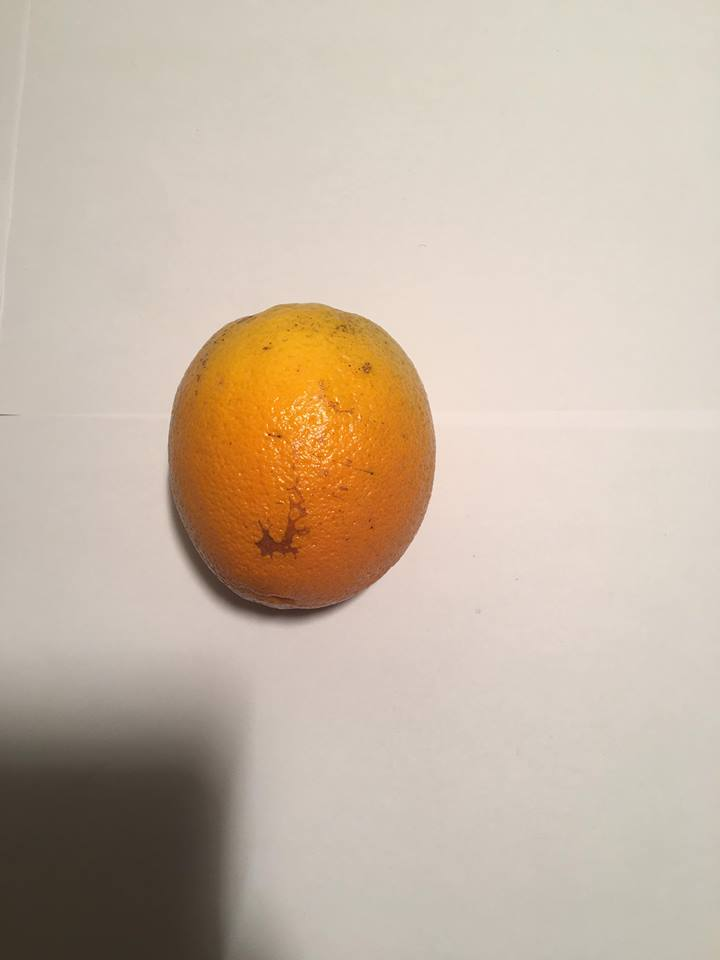
#> input picture photos_images/orange1.jpg, 720 x 960 px
$ jupyter execute colors_notebook.ipynb   (older library calls are emulated)
#> lines starting #> are read from the running program, lines starting #| are printed output that depends on the picture; after the words box and inside, x2 and y2 are one past the last pixel; in counts of white or black regions, pixels touching at a corner belong together
[cell 1]
import cv2
import numpy as np
from matplotlib import pyplot as plt

#from IPython.core.interactiveshell import InteractiveShell
#InteractiveShell.ast_node_interactivity = "all"

[cell 2]
#read image
img = cv2.imread('../photos_images/orange1.jpg')
#> img is the input picture: shape (960, 720, 3); mean B, G, R 166.4, 182.9, 199.3
img = cv2.cvtColor(img, cv2.COLOR_BGR2RGB)
plt.imshow(img)

[cell 3]
#show histogram to see which treshold we should select
hist = plt.hist(img.ravel(), 256, [0,256])
plt.show(hist)
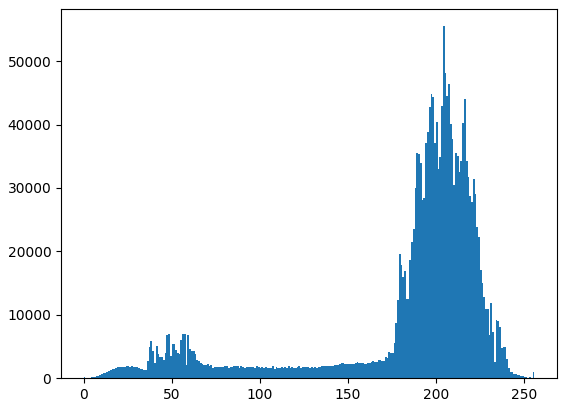
#> figure drawn by matplotlib, 1 panel; tallest bar 55501 high, from x = 204 to 205

[cell 4]
#converting image to graysclae
gray = cv2.cvtColor(img, cv2.COLOR_BGR2GRAY)
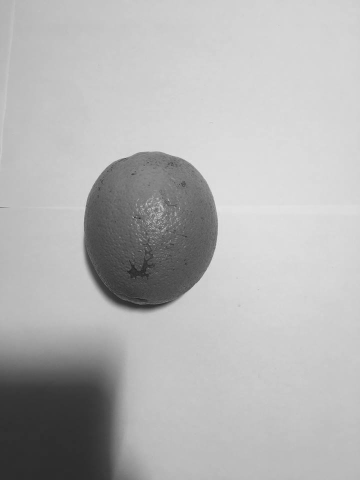
#> gray: shape (960, 720) (shown at 1/2 size); min 27, max 234, mean 179.8
gray = cv2.bilateralFilter(gray, 11, 17, 17)

[cell 5]
#finding image edges and enhancing them
edged = cv2.Canny(gray, 50, 100)
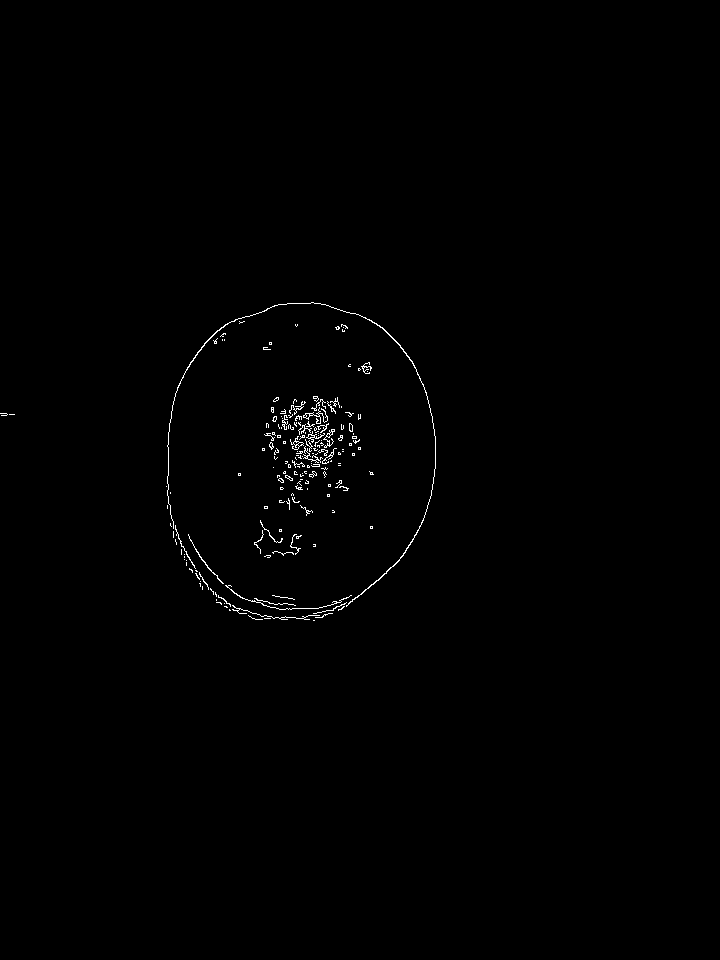
#> edged: shape (960, 720); 0.51% white in thin lines or dots, all inside (x1, y1, x2, y2) = (0, 302, 436, 621)
kernel = cv2.getStructuringElement(cv2.MORPH_RECT, (7, 10))
dilated = cv2.dilate(edged, kernel)
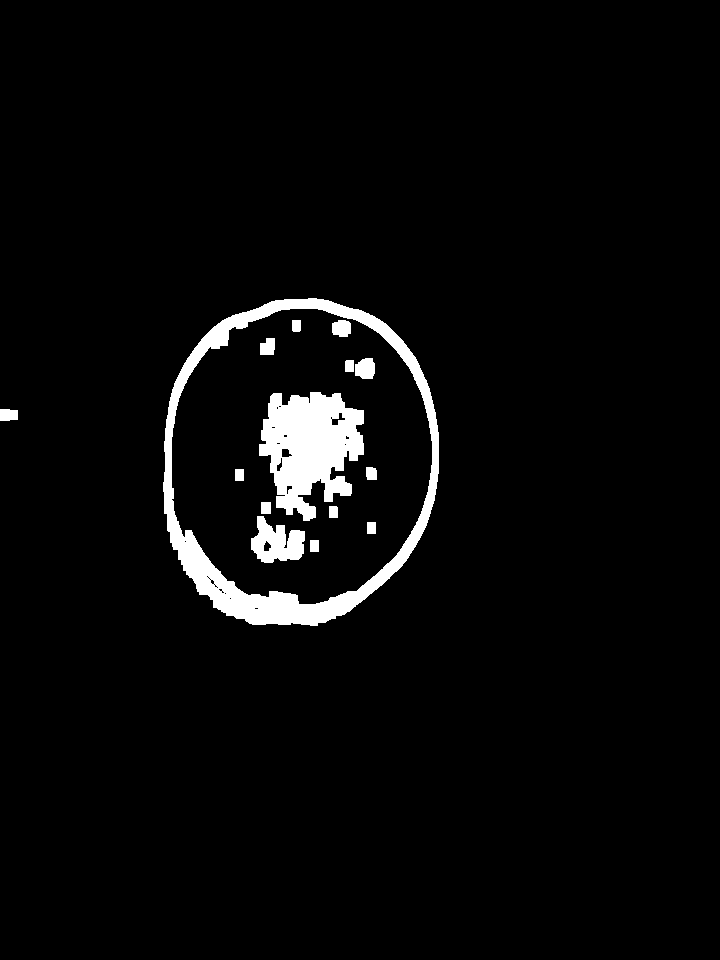
#> dilated: shape (960, 720); 3.7% white; 15 white regions

[cell 6]
#show image with edges
plt.imshow(edged)

[cell 7]
#show image with enhanced edges
plt.imshow(dilated)

[cell 8]
#get enhanced image contours
_, cnts, _ = cv2.findContours(dilated.copy(), cv2.RETR_EXTERNAL, cv2.CHAIN_APPROX_SIMPLE)
#> cnts = 2 contours; box (x1, y1, x2, y2) and area: (163, 298, 439, 626) 72798, (0, 409, 18, 421) 172

[cell 9]
mask = np.zeros_like(img)

[cell 10]
#insert fruit area of original image onto a new image with black background

#creating new black image same size as the original
out = np.zeros_like(img)

#selecting all the pixels from mask that are white and replace them with those same
#pixels from the original image (that correspond to the pixels of the fruit)
out[mask==255] = img[mask==255]
#> out: shape (960, 720, 3); every value is 0

cv2.fillPoly(mask, pts = cnts, color = (255,255,255))
#> mask: shape (960, 720, 3); 10.6% white; 2 white regions, box (x1, y1, x2, y2) and area: (163, 298, 439, 626) 73259, (0, 409, 18, 421) 200

[cell 11]
#show the mask we created
plt.imshow(mask)

[cell 12]
#put back all 3 color dimensions on the mask
img2 = img.copy()
mask[:,:,1] = mask[:,:,0]
mask[:,:,2] = mask[:,:,0]
img2[mask!=255] = 0
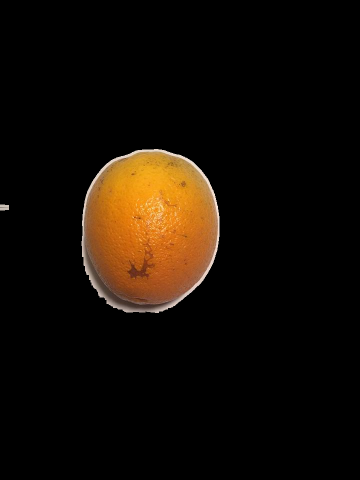
#> img2: shape (960, 720, 3) (shown at 1/2 size); mean R, G, B 20.3, 12.7, 5
plt.imshow(img2)

[cell 13]
#get all the rgb values for the mask
r = img2[:,:,0]
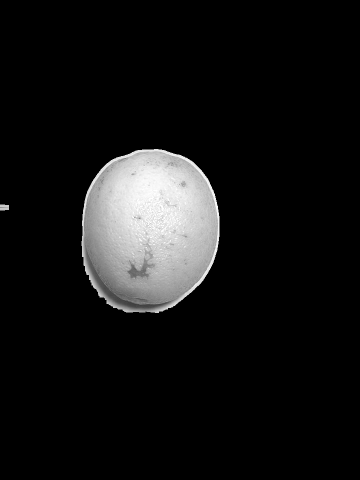
#> r: shape (960, 720) (shown at 1/2 size); min 0, max 255, mean 20.3
g = img2[:,:,1]
b = img2[:,:,2]
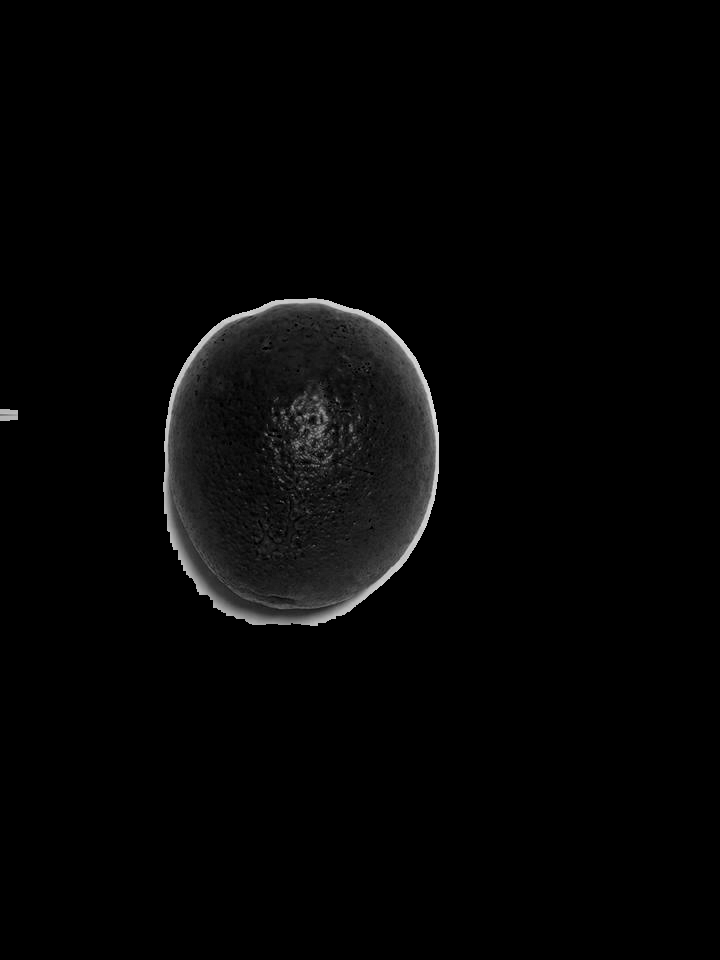
#> b: shape (960, 720); min 0, max 222, mean 5

[cell 14]
#filter all the rgb values for the mask to eliminate the ones that are 0 (black)
r = r[r!=0]
g = g[g!=0]
b = b[b!=0]

[cell 15]
#find color by calculating the mean of each color component
[int(r.mean()), int(g.mean()), int(b.mean())]
#> Out = [190, 119, 47]

$ run again, with photos_images/orange11.jpg copied over photos_images/orange1.jpg
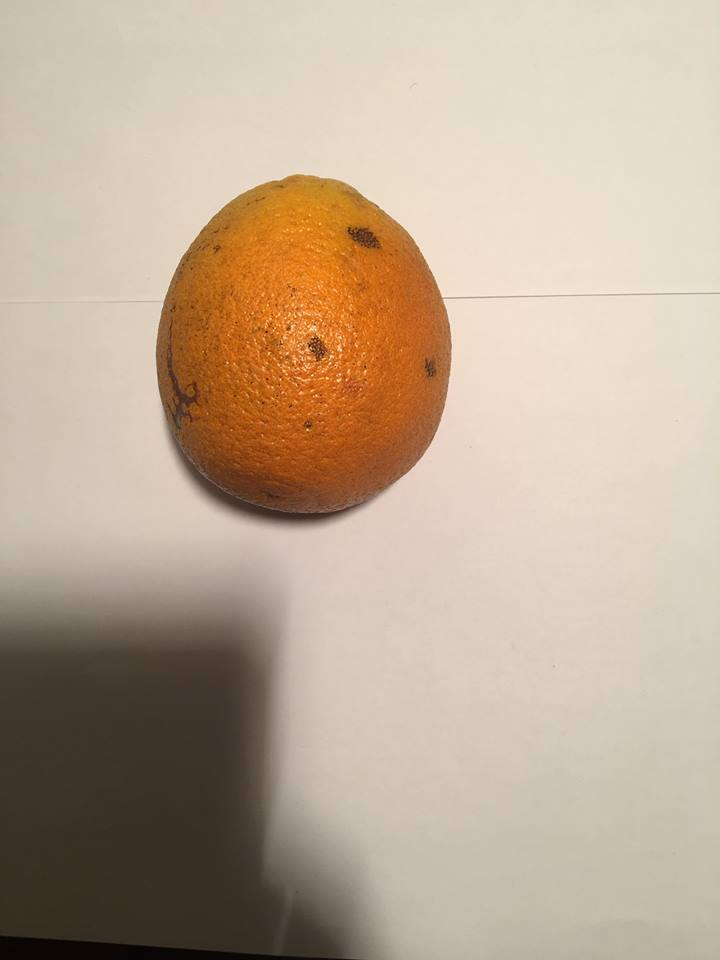
#> input picture photos_images/orange11.jpg, 720 x 960 px
#> img is the input picture: shape (960, 720, 3); mean B, G, R 149.7, 170.2, 189.6
#> `edged = cv2.Canny(gray, 50, 100)`:
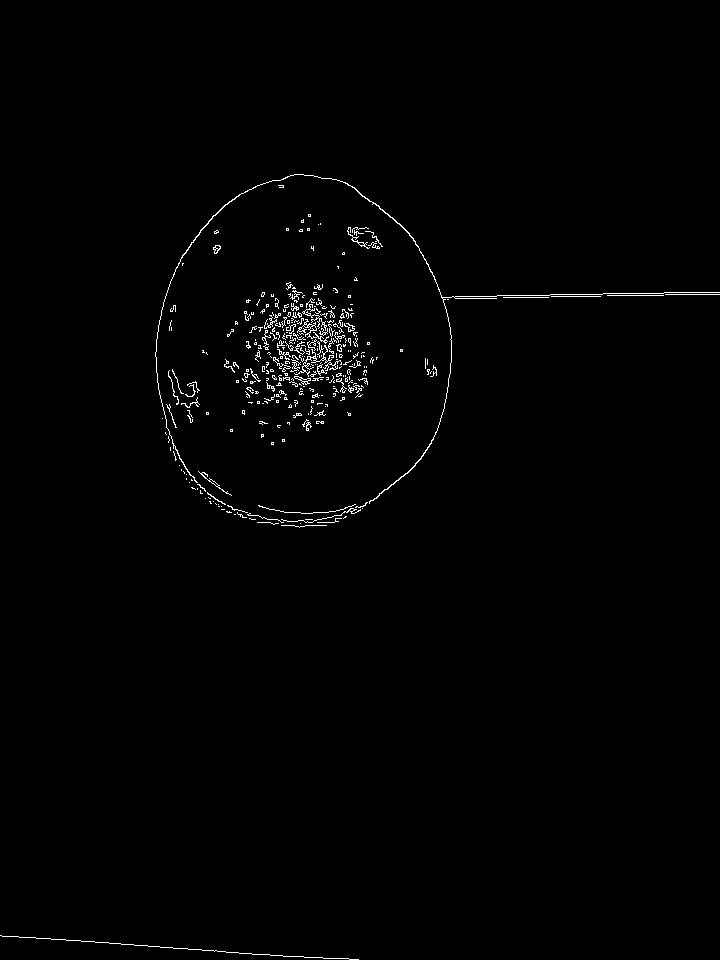
#> edged: shape (960, 720); 0.93% white in thin lines or dots, all inside (x1, y1, x2, y2) = (0, 174, 720, 960)
#> dilated: shape (960, 720); 6.1% white; 21 white regions
#> cnts = 2 contours; box (x1, y1, x2, y2) and area: (152, 170, 720, 533) 89080, (0, 931, 362, 960) 3101
#> out: shape (960, 720, 3); every value is 0
#> mask: shape (960, 720, 3); 13.5% white; 2 white regions, box (x1, y1, x2, y2) and area: (152, 170, 720, 533) 89853, (0, 931, 362, 960) 3470
#> `b = img2[:,:,2]`:
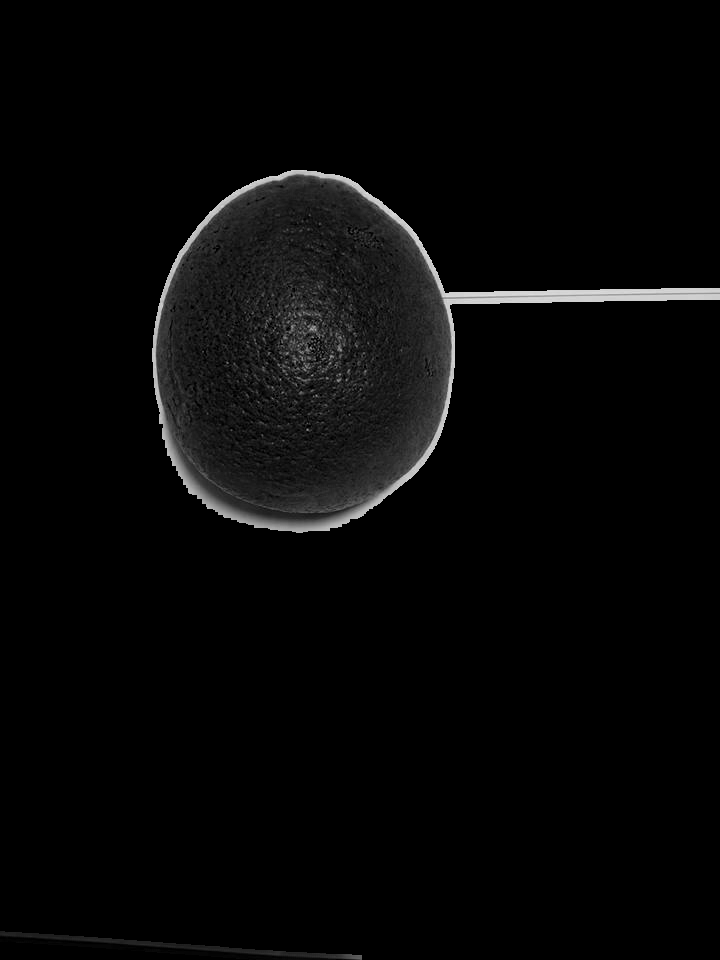
#> b: shape (960, 720); min 0, max 222, mean 6.7
#> Out = [175, 107, 50]

$ run again, with photos_images/orange17.jpg copied over photos_images/orange1.jpg
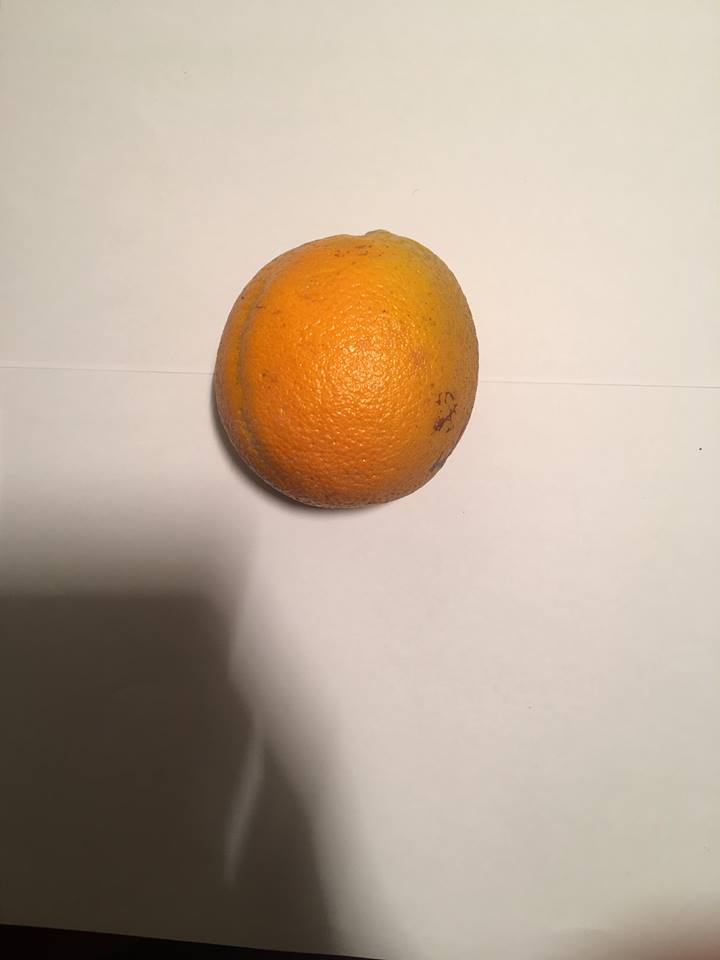
#> input picture photos_images/orange17.jpg, 720 x 960 px
#> img is the input picture: shape (960, 720, 3); mean B, G, R 152.1, 169.7, 187.3
#> `edged = cv2.Canny(gray, 50, 100)`:
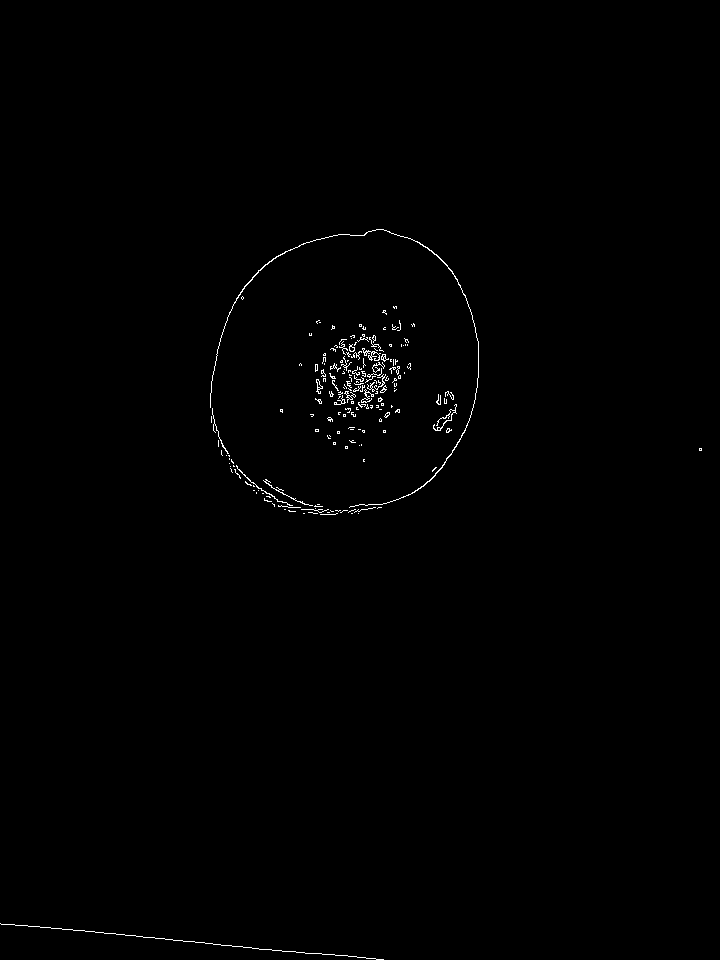
#> edged: shape (960, 720); 0.5% white in thin lines or dots, all inside (x1, y1, x2, y2) = (0, 229, 702, 960)
#> dilated: shape (960, 720); 3.8% white; 16 white regions
#> cnts = 3 contours; box (x1, y1, x2, y2) and area: (207, 225, 482, 520) 64712, (0, 919, 387, 960) 3522, (696, 444, 705, 456) 88
#> out: shape (960, 720, 3); every value is 0
#> mask: shape (960, 720, 3); 10% white; 3 white regions, box (x1, y1, x2, y2) and area: (207, 225, 482, 520) 65150, (0, 919, 387, 960) 3916, (696, 444, 705, 456) 108
#> `b = img2[:,:,2]`:
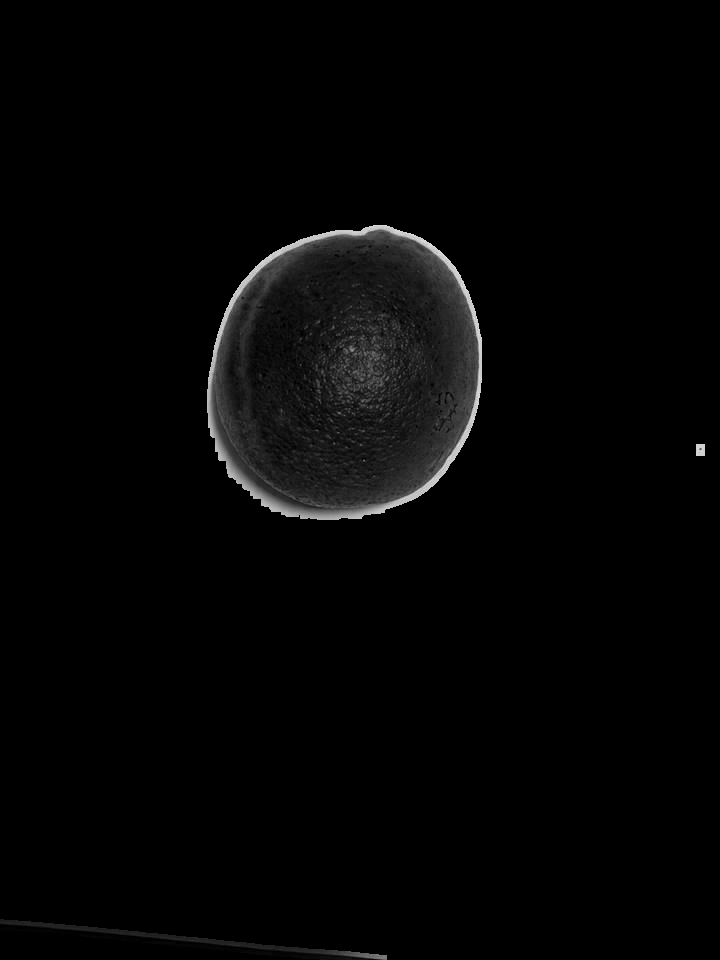
#> b: shape (960, 720); min 0, max 226, mean 4.7
#> Out = [185, 114, 46]
